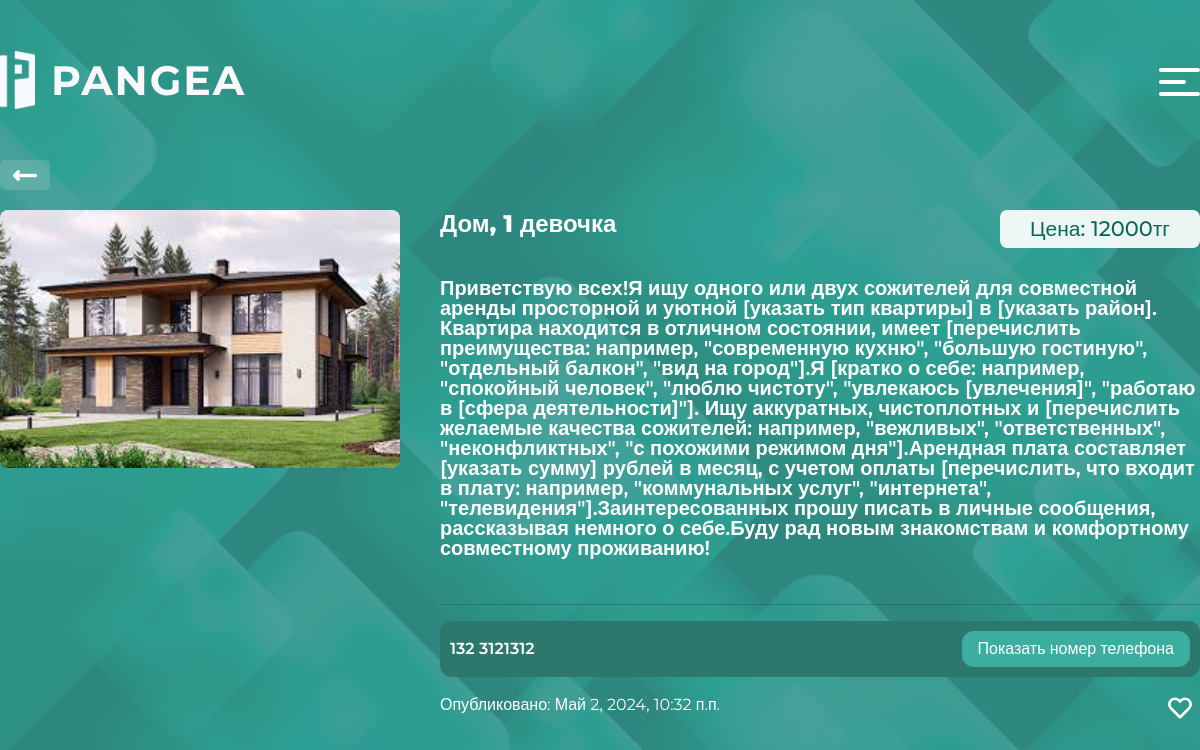
Page /posts/2/ on the committed database.
### posts/models.py (models this page shows, shortened)
class Post(models.Model):
    title = models.CharField(null=False, max_length=255)
    description = models.CharField(null=False, max_length=2000)
    image = models.ImageField(upload_to='post_images/', blank=True, null=True)
    created_at = models.DateTimeField(auto_now_add=True)
    updated_at = models.DateTimeField(auto_now=True)
    cost = models.IntegerField(blank=True, null=True)
    user_id = models.ForeignKey(User, on_delete=models.CASCADE)
    archived = models.BooleanField(default=False)
    published = models.BooleanField(default=False)
    class Meta:
        verbose_name = 'Post'
        verbose_name_plural = 'Posts'

### users/models.py (models this page shows)
class User(AbstractUser):
    image = models.ImageField(upload_to='users_images/', null=True, blank=True)
    phone_number = models.CharField(max_length=20)

### posts/views.py (the view)
# urls.py: path('<int:pk>/', views.post_detail, name='post_detail'),
def post_detail(request, pk):
    post = get_object_or_404(Post, pk=pk)
    is_favorite = False
    if request.user.is_authenticated:
        is_favorite = Favorite.objects.filter(user=request.user, post=post).exists()
    return render(request, 'posts/post_detail.html', {'post': post, 'is_favorite': is_favorite})

### posts/templates/posts/post_detail.html (shortened to what this page needs)
{% extends 'posts/base.html' %}
{% load static %}
{% block css %}
<link href="{% static 'css/posts/post_detail.css' %}" rel="stylesheet" />
{% endblock %}
{% block content %}
<div class="post_detail_main-wrapper">
  <a href="javascript:history.back()" class="login_arrow-back">
    <img src="{% static 'img/users/arrow-back.png' %}" alt="">
  </a>
  {% with user=request.user %}
  <div class="post_detail_wrapper">
    <div class="">
      {% if post.image %}
      <img src="{{ post.image.url }}" alt="{{ post.title }}" class="post_img">
      {% else %}
      <img src="{% static 'img/posts/default_img.png'%}" alt="{{ post.title }}" width="400" style="border-radius: 8px;">
      {% endif %}
    </div>
    <div class="d-flex flex-column w-100">
      <div class="title-cost_block">
        <h5 class="post_detail_title">{{ post.title }} </h5>
        {% if post.cost %}
        <div class="d-flex">
          <div class="post_detail_cost">Цена: {{ post.cost }}тг</div>
        </div>
        {% endif %}
      </div>
      <div class="post_detail_desc">{{ post.description }}</div>
      <hr>
      <div class="post_detail_autor_contact">
        <div style="font-weight: 600;">{{ post.user_id.first_name }} {{ post.user_id.last_name }}</div>
        <div class="d-flex post_detail_phone-number">
          <button class="post_detail_phone-number_btn" id="phone">Показать номер телефона</button>
        </div>
      </div>
      <div class="d-flex justify-content-between">
        <div class="post_detail_autor">Опубликовано: {{ post.created_at }}</div>
        {% if not is_favorite %}
        <form action="{% url 'posts:favorite_post' post.pk %}" method="post">
          <button type="submit" style="background-color: inherit; border: 0;">
          </button>
        </form>
        {% endif %}
      </div>
    </div>
  </div>
</div>
{% endwith %}
{% endblock %}

### static/css/posts/main.css (style rules this page uses)
body { background-image: url('/static/img/users/bg.png'); background-size: cover; background-repeat: no-repeat; background-attachment: fixed; font-family: 'Montserrat', sans-serif; }
a { text-decoration: none; }

### static/css/posts/post_detail.css (style rules this page uses)
.post_detail_wrapper { display: flex; gap: 40px; }
.post_detail_cost { width: 200px; height: 38px; background: rgba(255, 255, 255, 0.91); border-radius: 7.14947px; display: flex; align-items: center; justify-content: center; color: #086A53; font-weight: 500; font-size: 21px; }
.post_detail_title { font-weight: 800; font-size: 24px; color: #FFFFFF; margin-bottom: 5px; }
.post_detail_desc { font-weight: 600; font-size: 20px; color: #FFFFFF; line-height: 20px; margin-bottom: 30px; }
.post_detail_autor_contact { display: flex; justify-content: space-between; align-items: center; gap: 15px; color: #FFFFFF; background-color: #2c786c; border-radius: 12px; padding: 10px; transition: 0.3s ease; margin-bottom: 16px; }
.post_detail_phone-number { border: 0; background-color: inherit; border-radius: 12px; color: #FFFFFF; padding: 5px 10px; background-color: #3baea0; font-weight: 600; align-items: center; }
.post_detail_phone-number_btn { border: 0; background-color: inherit; color: #fff; }
.post_detail_autor { color: #fff; }
.login_arrow-back { display: flex; align-items: center; justify-content: center; height: 30px; width: 50px; background: rgba(255, 255, 255, 0.14); border-radius: 5px; margin-bottom: 20px; }
.post_img { border-radius: 8px; width: 400px; }
.title-cost_block { display: flex; justify-content: space-between; align-items: start; margin-bottom: 30px; gap: 10px; }

### rows in the picture
Post: image (picture), title "Дом, 1 девочка", cost "12000", description "Приветствую всех!Я ищу одного или двух сожителей для совместной аренды просторной и уютной [указать тип квартиры] в [указать район]. Квартира находится в отличном состоянии, имеет [перечислить преимущества: например, \"современную кухню\", \"большую гостиную\", \"отдельный балкон\", \"вид на город\"].Я [кратко о себе: например, \"спокойный человек\", \"люблю чистоту\", \"увлекаюсь [увлечения]\", \"работаю в [сфера деятельности]\"]. Ищу аккуратных, чистоплотных и [перечислить желаемые качества сожителей: например, \"вежливых\", \"ответственных\", \"неконфликтных\", \"с похожими режимом дня\"].Арендная плата составляет [указать сумму] рублей в месяц, с учетом оплаты [перечислить, что входит в плату: например,…", user_id.first_name "132", user_id.last_name "3121312", created_at "Май 2, 2024, 10:32 п.п."
